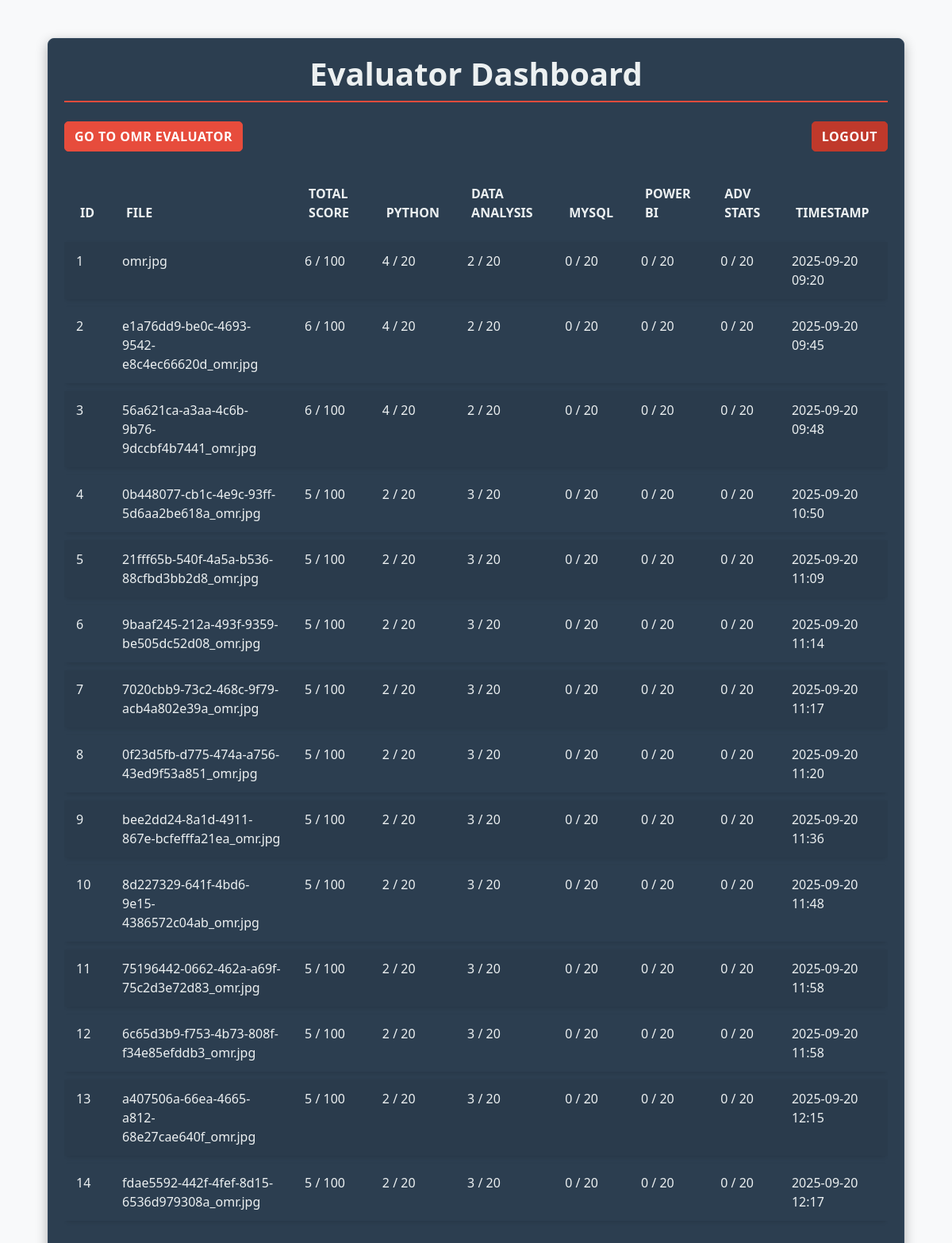
/dashboard (signed in), run on the app's committed database.
### app.py (models this page shows)
class OMRResult(db.Model):
    id = db.Column(db.Integer, primary_key=True)
    filename = db.Column(db.String(100), unique=True, nullable=False)
    total_score = db.Column(db.Integer, nullable=False)
    subject_scores = db.Column(db.Text, nullable=False)
    answers = db.Column(db.Text, nullable=False)
    annotated_image_path = db.Column(db.String(200), nullable=False)
    timestamp = db.Column(db.DateTime, default=db.func.current_timestamp())

### app.py (the view)
@app.route("/dashboard")
def dashboard():
    if 'logged_in' not in session or not session['logged_in']:
        return redirect(url_for('login'))
    all_results = OMRResult.query.all()
    dashboard_data = []
    for res in all_results:
        subject_scores = json.loads(res.subject_scores)
        dashboard_data.append({
            'id': res.id,
            'filename': res.filename,
            'total_score': res.total_score,
            'subject_scores': subject_scores,
            'timestamp': res.timestamp
        })
    return render_template('dashboard.html', dashboard_data=dashboard_data)

### templates/dashboard.html (shortened to what this page needs)
<!doctype html>
<html lang="en">
<head>
    <link href="https://cdn.jsdelivr.net/npm/bootstrap@5.3.2/dist/css/bootstrap.min.css" rel="stylesheet">
    <link rel="stylesheet" href="{{ url_for('static', filename='style.css') }}">
</head>
<body class="bg-light">
    <div class="container mt-5">
        <h1 class="mb-4 text-center">Evaluator Dashboard</h1>
        <div class="d-flex justify-content-between mb-3">
            <a href="/" class="btn btn-primary">Go to OMR Evaluator</a>
            <a href="{{ url_for('logout') }}" class="btn btn-danger">Logout</a>
        </div>
        <div class="table-responsive">
            <table class="table table-bordered table-striped">
                <thead class="table-dark">
                    <tr>
                        <th>ID</th>
                        <th>File</th>
                        <th>Total Score</th>
                        <th>Python</th>
                        <th>Data Analysis</th>
                        <th>MySQL</th>
                        <th>Power BI</th>
                        <th>Adv Stats</th>
                        <th>Timestamp</th>
                    </tr>
                </thead>
                <tbody>
                    {% for data in dashboard_data %}
                    <tr>
                        <td>{{ data.id }}</td>
                        <td>{{ data.filename }}</td>
                        <td>{{ data.total_score }} / 100</td>
                        <td>{{ data.subject_scores['Python'] }} / 20</td>
                        <td>{{ data.subject_scores['Data Analysis'] }} / 20</td>
                        <td>{{ data.subject_scores['MySQL'] }} / 20</td>
                        <td>{{ data.subject_scores['Power BI'] }} / 20</td>
                        <td>{{ data.subject_scores['Adv Stats'] }} / 20</td>
                        <td>{{ data.timestamp.strftime('%Y-%m-%d %H:%M') }}</td>
                    </tr>
                    {% endfor %}
                </tbody>
            </table>
        </div>
    </div>
</body>
</html>

### static/css/style.css (style rules this page uses)
:root { --primary-color: #2c3e50; --secondary-color: #ecf0f1; --accent-color: #e74c3c; --success-color: #27ae60; --error-color: #c0392b; --border-color: #34495e; --table-header-bg: #34495e; --table-row-hover: #3b516b; }
body { background-color: var(--primary-color); color: var(--secondary-color); font-family: 'Segoe UI', Tahoma, Geneva, Verdana, sans-serif; }
.d-flex.justify-content-between { display: flex; justify-content: space-between; align-items: center; }
.container { background-color: var(--primary-color); border: 1px solid var(--border-color); border-radius: 8px; padding: 20px; box-shadow: 0 5px 15px rgba(0, 0, 0, 0.3); transition: all 0.5s ease-in-out; }
h1 { color: var(--secondary-color); font-weight: 600; text-align: center; padding-bottom: 10px; border-bottom: 2px solid var(--accent-color); opacity: 0; animation: fadeInDown 1s forwards; }
.btn { font-weight: bold; text-transform: uppercase; border-radius: 5px; letter-spacing: 0.5px; }
.btn-primary { background-color: var(--accent-color); border-color: var(--accent-color); transition: all 0.3s ease; }
.btn-danger { background-color: var(--error-color); border-color: var(--error-color); transition: all 0.3s ease; }
.table { border-collapse: separate; border-spacing: 0 10px; }
.table-bordered { border: none; }
.table thead th { border-bottom: none; padding: 15px 20px; font-weight: 700; text-transform: uppercase; }
.table tbody tr { background-color: var(--primary-color); border: 1px solid var(--border-color); border-radius: 8px; transition: all 0.3s ease; box-shadow: 0 2px 5px rgba(0, 0, 0, 0.1); animation: fadeInUp 0.5s forwards; opacity: 0; }
.table-bordered th, .table-bordered td { border: none; background-color: var(--primary-color); color: var(--secondary-color); padding: 12px 15px; }
.table tbody tr:nth-child(1) { animation-delay: 0.1s; }
.table tbody tr:nth-child(2) { animation-delay: 0.2s; }
.table tbody tr:nth-child(3) { animation-delay: 0.3s; }
.table tbody tr:nth-child(4) { animation-delay: 0.4s; }
.table tbody tr:nth-child(5) { animation-delay: 0.5s; }

### templates/dashboard.html (style rules this page uses)
.container { max-width: 90%; }

### data on the page
OMRResult: id "1", filename "omr.jpg", total_score "6", subject_scores.Python "4", subject_scores "2", subject_scores.MySQL "0", subject_scores "0", timestamp "2025-09-20 09:20"
OMRResult: id "2", filename "e1a76dd9-be0c-4693-9542-e8c4ec66620d_omr.jpg", total_score "6", subject_scores.Python "4", subject_scores.MySQL "0", subject_scores "0", timestamp "2025-09-20 09:45"
OMRResult: id "3", filename "56a621ca-a3aa-4c6b-9b76-9dccbf4b7441_omr.jpg", total_score "6", subject_scores.Python "4", subject_scores "2", subject_scores.MySQL "0", subject_scores "0", timestamp "2025-09-20 09:48"
OMRResult: id "4", filename "0b448077-cb1c-4e9c-93ff-5d6aa2be618a_omr.jpg", total_score "5", subject_scores.Python "2", subject_scores "3", subject_scores.MySQL "0", subject_scores "0", timestamp "2025-09-20 10:50"
OMRResult: id "5", filename "21fff65b-540f-4a5a-b536-88cfbd3bb2d8_omr.jpg", total_score "5", subject_scores.Python "2", subject_scores "3", subject_scores.MySQL "0", subject_scores "0", timestamp "2025-09-20 11:09"
OMRResult: id "6", filename "9baaf245-212a-493f-9359-be505dc52d08_omr.jpg", total_score "5", subject_scores.Python "2", subject_scores "3", subject_scores.MySQL "0", subject_scores "0", timestamp "2025-09-20 11:14"
OMRResult: id "7", filename "7020cbb9-73c2-468c-9f79-acb4a802e39a_omr.jpg", total_score "5", subject_scores.Python "2", subject_scores "3", subject_scores.MySQL "0", subject_scores "0", timestamp "2025-09-20 11:17"
OMRResult: id "8", filename "0f23d5fb-d775-474a-a756-43ed9f53a851_omr.jpg", total_score "5", subject_scores.Python "2", subject_scores "3", subject_scores.MySQL "0", subject_scores "0", timestamp "2025-09-20 11:20"
OMRResult: id "9", filename "bee2dd24-8a1d-4911-867e-bcfefffa21ea_omr.jpg", total_score "5", subject_scores.Python "2", subject_scores "3", subject_scores.MySQL "0", subject_scores "0", timestamp "2025-09-20 11:36"
OMRResult: id "10", filename "8d227329-641f-4bd6-9e15-4386572c04ab_omr.jpg", total_score "5", subject_scores.Python "2", subject_scores "3", subject_scores.MySQL "0", subject_scores "0", timestamp "2025-09-20 11:48"
OMRResult: id "11", filename "75196442-0662-462a-a69f-75c2d3e72d83_omr.jpg", total_score "5", subject_scores.Python "2", subject_scores "3", subject_scores.MySQL "0", subject_scores "0", timestamp "2025-09-20 11:58"
OMRResult: id "12", filename "6c65d3b9-f753-4b73-808f-f34e85efddb3_omr.jpg", total_score "5", subject_scores.Python "2", subject_scores "3", subject_scores.MySQL "0", subject_scores "0", timestamp "2025-09-20 11:58"
OMRResult: id "13", filename "a407506a-66ea-4665-a812-68e27cae640f_omr.jpg", total_score "5", subject_scores.Python "2", subject_scores "3", subject_scores.MySQL "0", subject_scores "0", timestamp "2025-09-20 12:15"
OMRResult: id "14", filename "fdae5592-442f-4fef-8d15-6536d979308a_omr.jpg", total_score "5", subject_scores.Python "2", subject_scores "3", subject_scores.MySQL "0", subject_scores "0", timestamp "2025-09-20 12:17"
